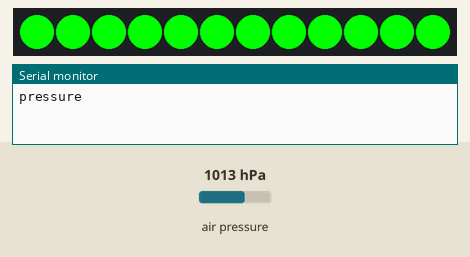
This sketch was run on a simulated ESP32-S3. Shown: 12 RGB LEDs in strip order, left to right, the last lines printed to the serial monitor. The test bench sets the inputs (shaded band); at power-on: air pressure 1013 hPa.

Above: at 2.2 s.
2.3 s: air pressure set to 1025 hPa
At 2.9 s:
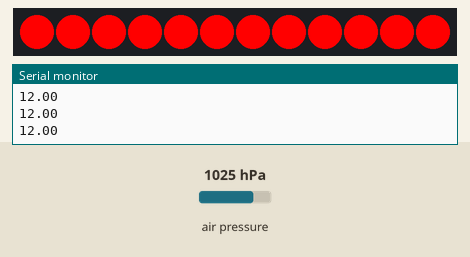
4.0 s: air pressure set to 952 hPa
At 5.4 s:
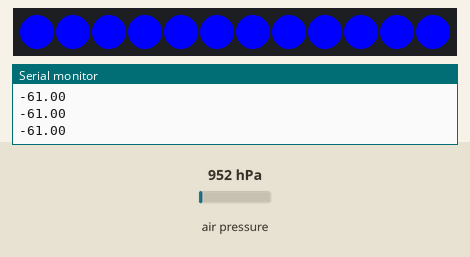
5.7 s: air pressure set to 1048 hPa
At 6.8 s:
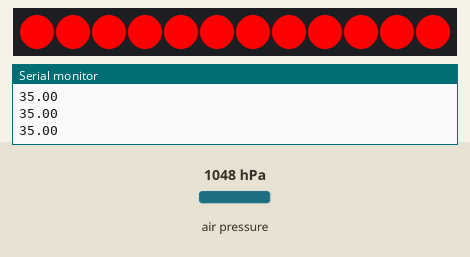
7.4 s: air pressure set to 975 hPa
At 8.2 s:
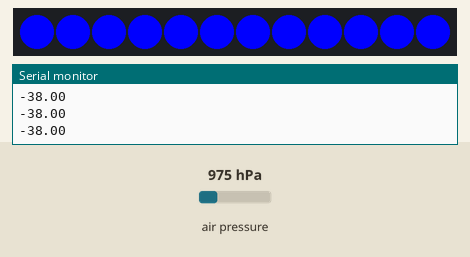
Timing chart, 0 to 10.1 s (numbered marks = the images above; inputs shaded):
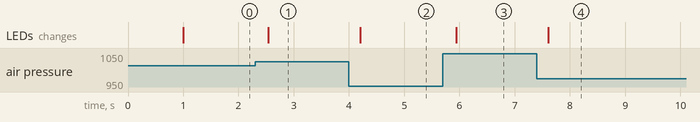

The sketch:

Pressure_Capture.ino
```cpp
/*
    Video: https://www.youtube.com/watch?v=oCMOYS71NIU
    Based on Neil Kolban example for IDF: https://github.com/nkolban/esp32-snippets/blob/master/cpp_utils/tests/BLE%20Tests/SampleNotify.cpp
    Ported to Arduino ESP32 by Evandro Copercini
    updated by chegewara

   Create a BLE server that, once we receive a connection, will send periodic notifications.
   The service advertises itself as: 4fafc201-1fb5-459e-8fcc-c5c9c331914b
   And has a characteristic of: beb5483e-36e1-4688-b7f5-ea07361b26a8

   The design of creating the BLE server is:
   1. Create a BLE Server
   2. Create a BLE Service
   3. Create a BLE Characteristic on the Service
   4. Create a BLE Descriptor on the characteristic
   5. Start the service.
   6. Start advertising.

   A connect hander associated with the server starts a background task that performs notification
   every couple of seconds.

   Extended to include air pressure reading and distribution through BLE by Sebastian Feger.
*/

#include <Adafruit_NeoPixel.h>
/*#include <BLEDevice.h>
#include <BLEServer.h>
#include <BLEUtils.h>
#include <BLE2902.h>*/

#include <Wire.h>
#include <Adafruit_Sensor.h>
# include <Adafruit_BMP280.h>

Adafruit_BMP280 bmp;

//BLEServer* pServer = NULL;
//BLECharacteristic* pCharacteristic = NULL;
bool deviceConnected = false;
bool oldDeviceConnected = false;

// See the following for generating UUIDs:
// https://www.uuidgenerator.net/

#define SERVICE_UUID        "4fafc201-1fb5-459e-8fcc-c5c9c331914b"
#define CHARACTERISTIC_UUID "beb5483e-36e1-4688-b7f5-ea07361b26a8"
#define PIN_NEO_PIXEL 6   // Arduino pin that connects to NeoPixel
#define NUM_PIXELS     12  // The number of LEDs (pixels) on NeoPixel

Adafruit_NeoPixel NeoPixel(NUM_PIXELS, PIN_NEO_PIXEL, NEO_GRB + NEO_KHZ800);

float initial_pressure_value;

/*class MyServerCallbacks: public BLEServerCallbacks {
    void onConnect(BLEServer* pServer) {
      deviceConnected = true;
    };

    void onDisconnect(BLEServer* pServer) {
      deviceConnected = false;
    }
};*/

// const values for training

const float pressureThreshold = 7.5;
const int numSamples = 119;
int samplesRead = numSamples;

void setup() {

  Serial.begin(115200);

  pinMode(PIN_NEO_PIXEL, OUTPUT);
  NeoPixel.begin();
  NeoPixel.setBrightness(20);

  NeoPixel.clear();

  //NeoPixel.setPixelColor(0, NeoPixel.Color(0, 0, 255)); // it only takes effect if pixels.show() is called##
  //NeoPixel.setPixelColor(1, NeoPixel.Color(255, 0, 255)); // it only takes effect if pixels.show() is called##

 // NeoPixel.show();   // send the updated pixel colors to the NeoPixel hardware.

  //delay(120000); //gives the users two minutes after programming or reset to move the board into the ballon, blow it up, close it, and leave it rest until initial pressure capturing

  for (int pixel = 0; pixel < NUM_PIXELS; pixel++) { // for each pixel
    NeoPixel.setPixelColor(pixel, NeoPixel.Color(255, 0, 0)); // it only takes effect if pixels.show() is called##

      //NeoPixel.show();   // send the updated pixel colors to the NeoPixel hardware.
    //delay(1000);
  }
  NeoPixel.show();

  bool status;
  status = bmp.begin(0x76);
  if (!status) {
    Serial.println(bmp.sensorID(), 16);
    Serial.println("Could not find a valid BMP280 sensor, check wiring!");
    while (1);
  }

  delay(1000);
  initial_pressure_value = bmp.readPressure() / 100.0F;

  Serial.println("pressure");

 /*
  // Create the BLE Device
  BLEDevice::init("ESP32");

  // Create the BLE Server
  pServer = BLEDevice::createServer();
  pServer->setCallbacks(new MyServerCallbacks());

  // Create the BLE Service
  BLEService *pService = pServer->createService(SERVICE_UUID);

  // Create a BLE Characteristic
  pCharacteristic = pService->createCharacteristic(
                      CHARACTERISTIC_UUID,
                      BLECharacteristic::PROPERTY_READ   |
                      BLECharacteristic::PROPERTY_WRITE  |
                      BLECharacteristic::PROPERTY_NOTIFY |
                      BLECharacteristic::PROPERTY_INDICATE
                    );

  // https://www.bluetooth.com/specifications/gatt/viewer?attributeXmlFile=org.bluetooth.descriptor.gatt.client_characteristic_configuration.xml
  // Create a BLE Descriptor
  pCharacteristic->addDescriptor(new BLE2902());

  // Start the service
  pService->start();

  // Start advertising
  BLEAdvertising *pAdvertising = BLEDevice::getAdvertising();
  pAdvertising->addServiceUUID(SERVICE_UUID);
  pAdvertising->setScanResponse(false);
  pAdvertising->setMinPreferred(0x0);  // set value to 0x00 to not advertise this parameter
  BLEDevice::startAdvertising();
  Serial.println("Waiting a client connection to notify...");*/
}

void loop() {

    float pressure = bmp.readPressure() / 100.0F;

    // Serial.println(pressure);

    float change = pressure - initial_pressure_value;

    // Serial.println(change);

    if(change >= 0){

      if(change > pressureThreshold){

        NeoPixel.setBrightness(255);

        for (int pixel = 0; pixel < NUM_PIXELS; pixel++) { // for each pixel
          NeoPixel.setPixelColor(pixel, NeoPixel.Color(255, 0, 0)); // it only takes effect if pixels.show() is called
        }

      }else{

        NeoPixel.setBrightness(255);

        for (int pixel = 0; pixel < NUM_PIXELS; pixel++) { // for each pixel
          NeoPixel.setPixelColor(pixel, NeoPixel.Color(0, 255, 0)); // it only takes effect if pixels.show() is called
        }
      }
    }else{

        NeoPixel.setBrightness(255);

        for (int pixel = 0; pixel < NUM_PIXELS; pixel++) { // for each pixel
          NeoPixel.setPixelColor(pixel, NeoPixel.Color(0, 0, 255)); // it only takes effect if pixels.show() is called
        }
    }

    NeoPixel.show();   // send the updated pixel colors to the NeoPixel hardware.

    // print training data if above a threshold

    while (samplesRead == numSamples) {
      float pressure = bmp.readPressure() / 100.0F;
      float change = pressure - initial_pressure_value;
      if (change >= pressureThreshold) {
        samplesRead=0;
        break;
      }
    }

    while (samplesRead < numSamples) {
      samplesRead++;
      float pressure = bmp.readPressure() / 100.0F;
      float change = pressure - initial_pressure_value;
      Serial.print(change);
      Serial.println();

      if (samplesRead == numSamples) {
        Serial.println();
      }
    }


/*
    // notify changed value
    if (deviceConnected) {
        char txString[8];
        dtostrf(pressure, 1, 2, txString);
        pCharacteristic->setValue(txString);
        pCharacteristic->notify();

        delay(100); // bluetooth stack will go into congestion, if too many packets are sent, in 6 hours test i was able to go as low as 3ms
    }
    // disconnecting
    if (!deviceConnected && oldDeviceConnected) {
        delay(500); // give the bluetooth stack the chance to get things ready
        pServer->startAdvertising(); // restart advertising
        Serial.println("start advertising");
        oldDeviceConnected = deviceConnected;
    }
    // connecting
    if (deviceConnected && !oldDeviceConnected) {
        oldDeviceConnected = deviceConnected;
    }
*/

    delay(100);
}
```

Measured:
- after the input at 2.3 s, the LEDs: change after 0.24 s (image 1)
- after the input at 4.0 s, the LEDs: change after 0.21 s (image 2)
- after the input at 5.7 s, the LEDs: change after 0.24 s (image 3)
- after the input at 7.4 s, the LEDs: change after 0.21 s (image 4)
